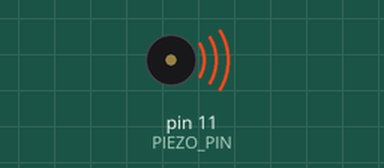
This sketch was run on a simulated Arduino Nano, built with avr-gcc and run on an emulated ATmega328P. On the bench: buzzer (waves = sounding).

Above: at 2.4 s.
At 10.2 s:
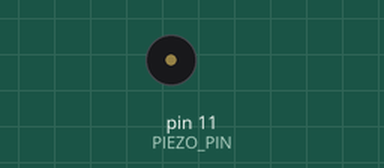
Timing chart, 0 to 11.7 s (numbered marks = the images above):
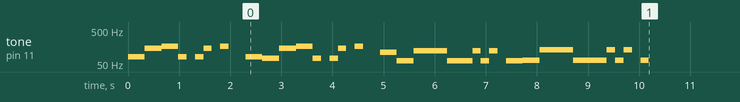

The sketch:

playMelody.ino
```cpp
/* Based on http://www.arduino.cc/en/Tutorial/Tone */

#include "config.h"
#include "pitches.h"

// class Song? attributes: notePitches, noteValues, compassesMeters (?), bpm.
// int[] compassesMeters replacing timeSignature? // array for changing time signatures, validation needed then...

/* Song: Can't Stop by the Red Hot Chili Peppers (Bass riff) */

double bpm = 91;
int timeSignatureNumerator = 4;
int timeSignatureDenominator = 4;

int notePitches[] = {
  E2, D3, E3, E2, PAUSE, E2, D3, PAUSE, E3, PAUSE, E2,
  D2, D3, E3, D2, PAUSE, D2, D3, PAUSE, E3, PAUSE, A2,
  B1, B2, B2, B1, B1, B2, B1, B2, PAUSE, B1,
  C2, C3, C3, C2, C2, C3, C2, C3, PAUSE, C2
};

int noteValues[] = {
  8, 8, 8, 16, 16, 16, 16, 16, 16, 8, 8,
  8, 8, 8, 16, 16, 16, 16, 16, 16, 8, 8,
  8, 8, 8, 8, 16, 16, 16, 16, 16, 8, 8,
  8, 8, 8, 8, 16, 16, 16, 16, 16, 8, 8
};


/* Project methods */

void playSong(double bpm, int timeSignatureNumerator, int timeSignaturaDenominator, int notePitches[], int noteValues[], int quantityOfNotes) {
  double barDuration = 60000 * timeSignatureNumerator / bpm; // ! // Denominator?

    for (int i = 0; i < quantityOfNotes; i++) {
      double noteLength = barDuration / noteValues[i];

      playNote(notePitches[i], noteLength);
    }
}

void playNote(int notePitch, int noteLength) {
  tone(PIEZO_PIN, notePitch, noteLength * (1 - PAUSE_DURATION_PERCENTAGE));
  delay(noteLength);
  noTone(PIEZO_PIN);
}


/* Arduino methods */

void setup() {
  if(!LOOP_SONG) {
    playSong(bpm, timeSignatureNumerator, timeSignatureDenominator, notePitches, noteValues, sizeof(notePitches) / sizeof(int));
  }
}

void loop() {
  if(LOOP_SONG) {
    playSong(bpm, timeSignatureNumerator, timeSignatureDenominator, notePitches, noteValues, sizeof(notePitches) / sizeof(int));
    delay(DELAY_BETWEEN_REPETITIONS);
  }
}
```

pitches.h
```cpp
/* Adapted from http://www.arduino.cc/en/Tutorial/Tone */

#define PAUSE 0
#define B0  31
#define C1  33
#define CS1 35
#define D1  37
#define DS1 39
#define E1  41
#define F1  44
#define FS1 46
#define G1  49
#define GS1 52
#define A1  55
#define AS1 58
#define B1  62
#define C2  65
#define CS2 69
#define D2  73
#define DS2 78
#define E2  82
#define F2  87
#define FS2 93
#define G2  98
#define GS2 104
#define A2  110
#define AS2 117
#define B2  123
#define C3  131
#define CS3 139
#define D3  147
#define DS3 156
#define E3  165
#define F3  175
#define FS3 185
#define G3  196
#define GS3 208
#define A3  220
#define AS3 233
#define B3  247
#define C4  262
#define CS4 277
#define D4  294
#define DS4 311
#define E4  330
#define F4  349
#define FS4 370
#define G4  392
#define GS4 415
#define A4  440
#define AS4 466
#define B4  494
#define C5  523
#define CS5 554
#define D5  587
#define DS5 622
#define E5  659
#define F5  698
#define FS5 740
#define G5  784
#define GS5 831
#define A5  880
#define AS5 932
#define B5  988
#define C6  1047
#define CS6 1109
#define D6  1175
#define DS6 1245
#define E6  1319
#define F6  1397
#define FS6 1480
#define G6  1568
#define GS6 1661
#define A6  1760
#define AS6 1865
#define B6  1976
#define C7  2093
#define CS7 2217
#define D7  2349
#define DS7 2489
#define E7  2637
#define F7  2794
#define FS7 2960
#define G7  3136
#define GS7 3322
#define A7  3520
#define AS7 3729
#define B7  3951
#define C8  4186
#define CS8 4435
#define D8  4699
#define DS8 4978
```

config.h
```cpp
/* Configurations */

#define PIEZO_PIN 11
#define PAUSE_DURATION_PERCENTAGE 0.01
#define LOOP_SONG false
#define DELAY_BETWEEN_REPETITIONS 0
```
